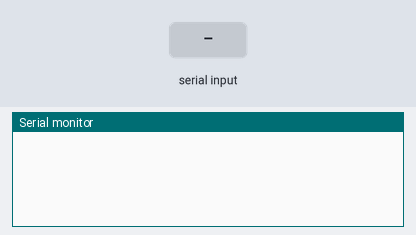
The sketch below on a simulated Arduino Uno, built with avr-gcc and run on an emulated ATmega328P. Parts: the last lines printed to the serial monitor. The test bench sets the inputs (shaded band).

Above: at 1.2 s.
1.3 s: byte 30 received over Serial
At 2.1 s:
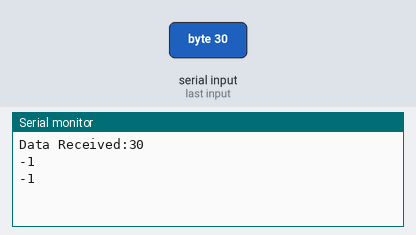
2.8 s: byte 90 received over Serial
At 3.3 s:
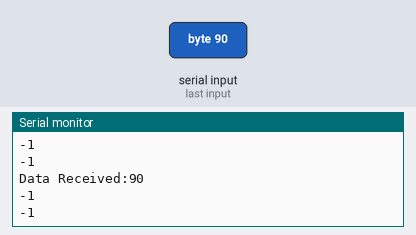
4.3 s: byte 120 received over Serial
At 5.7 s:
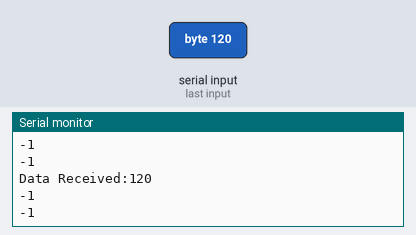

The sketch:

Mega1.ino
```cpp
int values[3] = {0};
void setup() {
  Serial.begin(9600);

}

void loop() {

  if(Serial.available()>0)
  {
    for(int j=0;j<3;j++){
      values[j] = Serial.read();}
    Serial.print("Data Received:");
    for(int i=0;i<3;i++){
      Serial.println(values[i]);
      }
    }


}
```

Measured:
- after the input at 1.3 s, the serial monitor: prints a new line at once (image 1)
- after the input at 2.8 s, the serial monitor: prints a new line at once (image 2)
- after the input at 4.3 s, the serial monitor: prints a new line at once (image 3)
